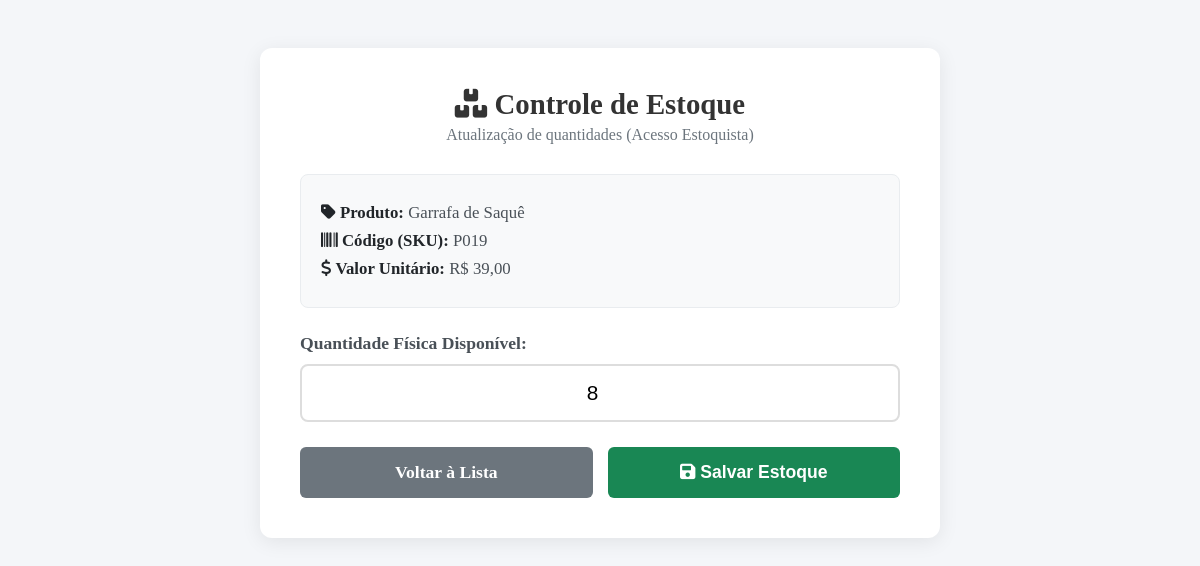
The page /alterar_produto.php?id=19 (signed in) on the database its author committed.
### tables this page shows
CREATE TABLE `produtos` (
  `id` int(11) NOT NULL,
  `codigo` varchar(50) NOT NULL,
  `nome` varchar(200) DEFAULT NULL,
  `quantidade` int(11) NOT NULL,
  `valor` decimal(10,2) NOT NULL,
  `descricao` varchar(2000) DEFAULT NULL,
  `avaliacao` decimal(2,1) DEFAULT 0.0,
  `status` enum('Ativo','Desativado') NOT NULL DEFAULT 'Ativo',
  `peso` decimal(10,2) DEFAULT NULL,
  `altura` decimal(10,2) DEFAULT NULL,
  `largura` decimal(10,2) DEFAULT NULL,
  `comprimento` decimal(10,2) DEFAULT NULL
);

### alterar_produto.php (the view, shortened to what this page needs)
<?php
require_once('conexao.php');
$id_produto = (int)$_GET['id'];
$query = "SELECT * FROM produtos WHERE id = ?";
$stmt = mysqli_prepare($con, $query);
mysqli_stmt_bind_param($stmt, "i", $id_produto);
mysqli_stmt_execute($stmt);
$result = mysqli_stmt_get_result($stmt);
$product = mysqli_fetch_assoc($result);
?>
<!DOCTYPE html>
<html lang="pt">
<head>
    <link rel="stylesheet" href="https://cdnjs.cloudflare.com/ajax/libs/font-awesome/6.0.0/css/all.min.css">
</head>
<body>
<div class="admin-card">
    <div class="admin-header">
        <h2><i class="fas fa-boxes"></i> Controle de Estoque</h2>
        <p>Atualização de quantidades (Acesso Estoquista)</p>
    </div>
    <div class="product-info-box">
        <p><strong><i class="fas fa-tag"></i> Produto:</strong> <?php echo htmlspecialchars($product['nome']); ?></p>
        <p><strong><i class="fas fa-barcode"></i> Código (SKU):</strong> <?php echo htmlspecialchars($product['codigo'] ?? 'N/A'); ?></p>
        <p><strong><i class="fas fa-dollar-sign"></i> Valor Unitário:</strong> R$ <?php echo number_format($product['valor'], 2, ',', '.'); ?></p>
    </div>
    <form action="alterar_produto.php?id=<?php echo $id_produto; ?>" method="POST">
        <div class="input-group">
            <label for="quantidade">Quantidade Física Disponível:</label>
            <input type="number" name="quantidade" id="quantidade" value="<?php echo $product['quantidade']; ?>" min="0" required>
        </div>
        <div class="buttons">
            <a href="listar_produto.php" class="btn-secondary" style="background-color: #6c757d; color: white;">Voltar à Lista</a>
            <button type="submit" class="btn-primary btn-success"><i class="fas fa-save"></i> Salvar Estoque</button>
        </div>
    </form>
</div>
</body>
</html>

### alterar_produto.php (style rules this page uses)
body { background-color: #f4f6f9; padding: 40px 20px; }
.admin-card { background: #fff; max-width: 600px; width: 100%; margin: 0 auto; padding: 40px; border-radius: 12px; box-shadow: 0 4px 20px rgba(0, 0, 0, 0.08); }
.admin-header { text-align: center; margin-bottom: 30px; }
.admin-header h2 { color: #333; margin: 0; font-size: 1.8em; }
.admin-header p { color: #6c757d; margin-top: 5px; }
.product-info-box { background-color: #f8f9fa; border: 1px solid #e9ecef; padding: 20px; border-radius: 8px; margin-bottom: 25px; }
.product-info-box p { margin: 8px 0; font-size: 1.05em; color: #495057; }
.product-info-box strong { color: #212529; }
.input-group { margin-bottom: 25px; }
.input-group label { display: block; margin-bottom: 10px; font-weight: bold; color: #495057; font-size: 1.1em; }
.input-group input { width: 100%; padding: 15px; border: 2px solid #ddd; border-radius: 8px; font-size: 1.3em; box-sizing: border-box; transition: border-color 0.3s; text-align: center; }
.buttons { display: flex; gap: 15px; }
.btn-primary, .btn-secondary { flex: 1; padding: 15px; font-size: 1.1em; text-align: center; border-radius: 6px; text-decoration: none; cursor: pointer; border: none; font-weight: bold; }
.btn-success { background-color: #198754; color: white; }

### rows shown on the page
produtos: nome "Garrafa de Saquê", codigo "P019", valor "39,00", quantidade "8"
